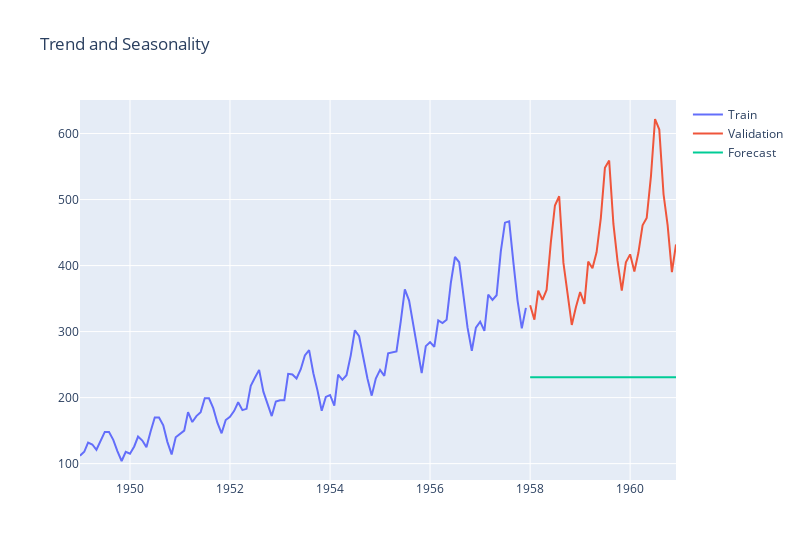

Source (notebook cell):
### Markdown cell above
### Models

Let's start with a naive approach

### Code cell
model = NaiveMean()
model.fit(train)
naive_mean_forecast = model.predict(36)

forecast_df = naive_mean_forecast.to_dataframe(backend="pandas", time_as_index=False)
fig2 = make_subplots(rows=1, cols=1)

fig2.add_trace(
    go.Scatter(
        x=train_df["Month"],
        y=train_df["#Passengers"],
        name="Train",
    ),
    row=1,
    col=1,
)
fig2.add_trace(
    go.Scatter(
        x=val_df["Month"],
        y=val_df["#Passengers"],
        name="Validation",
    ),
    row=1,
    col=1,
)
fig2.add_trace(
    go.Scatter(
        x=forecast_df["Month"],
        y=forecast_df["#Passengers"],
        name="Forecast",
    ),
    row=1,
    col=1,
)

fig2.update_layout(height=400, title_text="Trend and Seasonality")
fig2.show()
